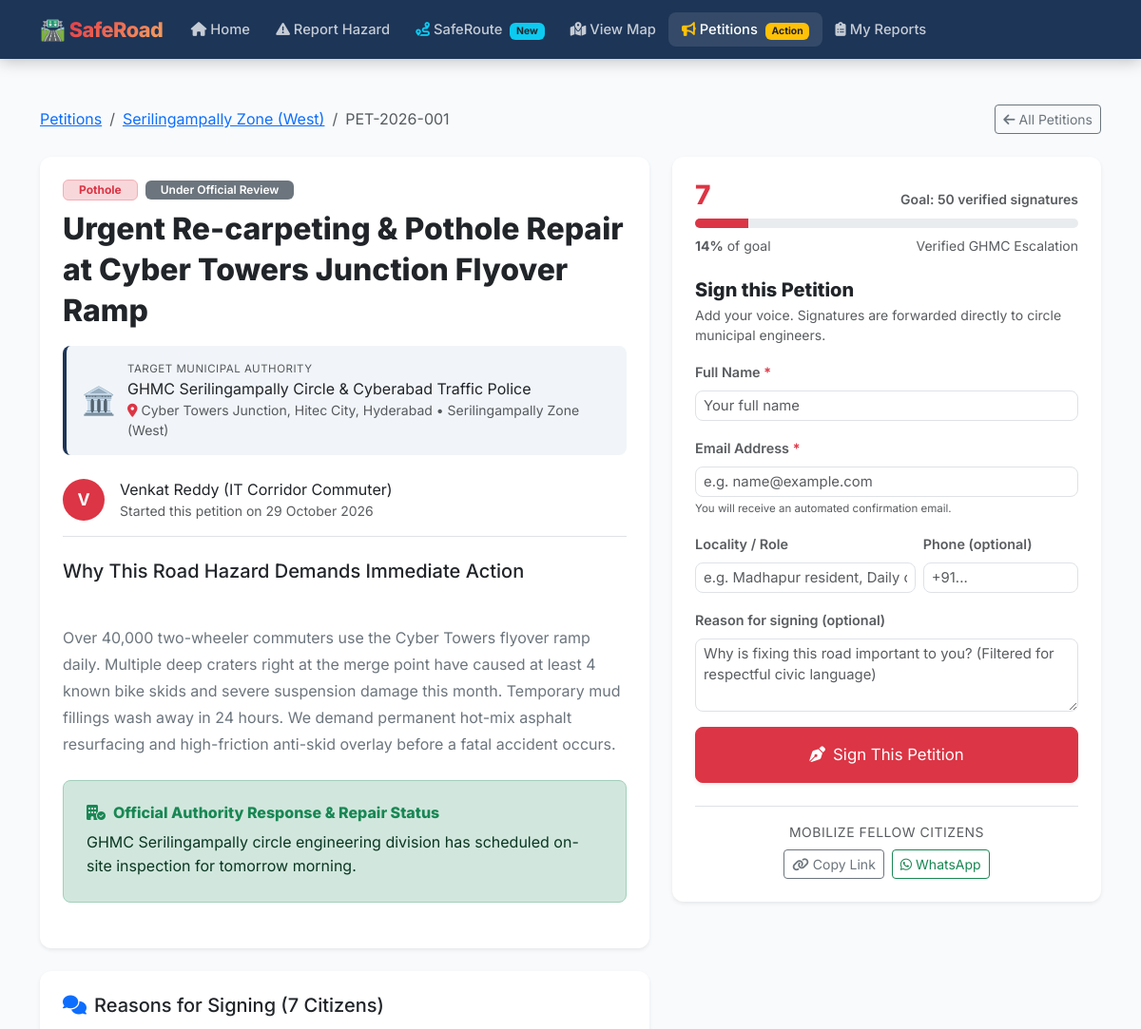
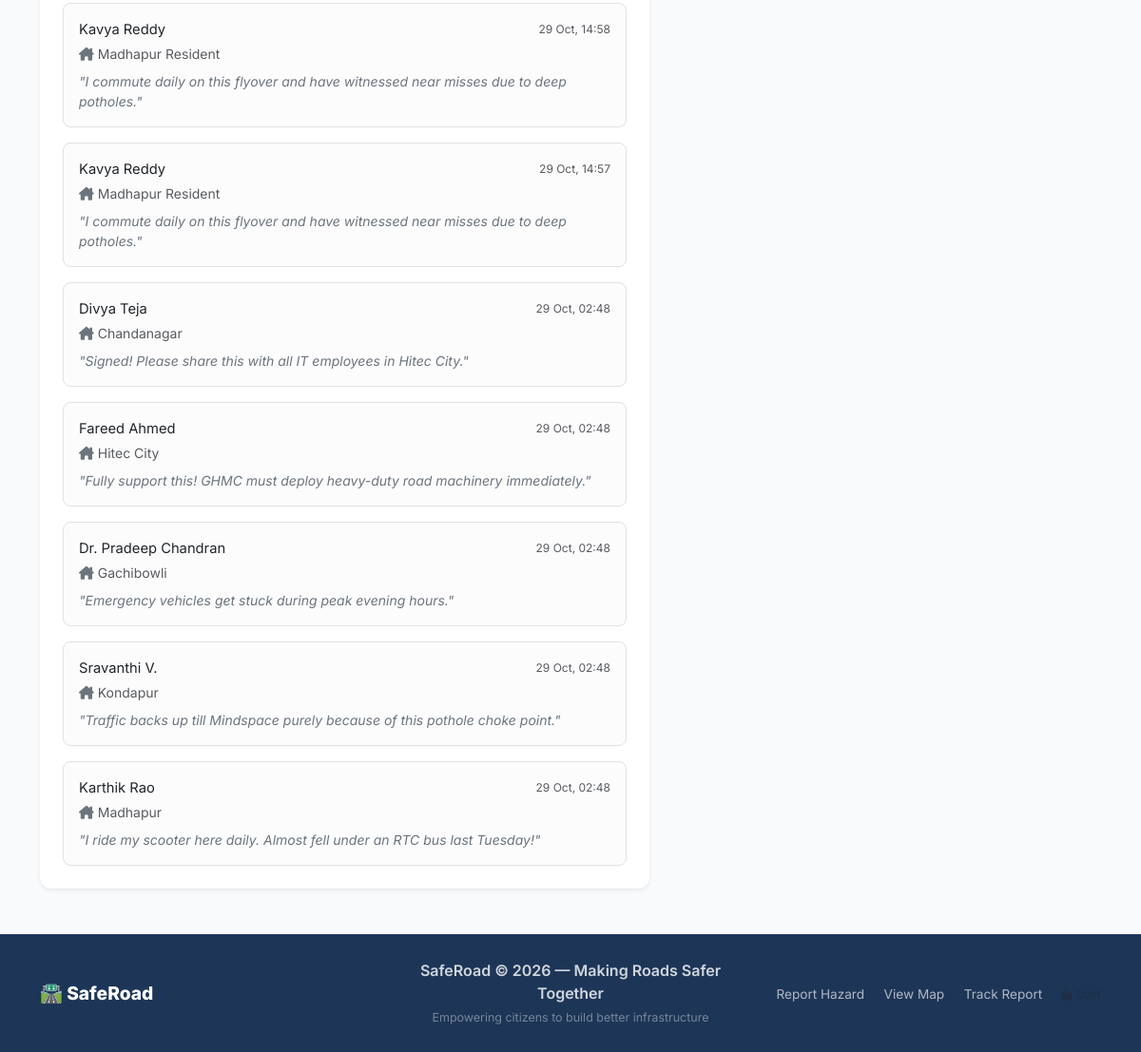
The page /petitions/PET-2026-001 on the database its author committed (2 pictures, top to bottom).
### models.py (models this page shows, shortened)
class Petition(db.Model):
    __tablename__ = 'petitions'
    id                 = db.Column(db.Integer, primary_key=True)
    petition_id        = db.Column(db.String(25), unique=True, nullable=False) # e.g. PET-2026-001
    title              = db.Column(db.String(255), nullable=False)
    story              = db.Column(db.Text, nullable=False) # Why this matters
    category           = db.Column(db.String(50), nullable=False)
    location_name      = db.Column(db.String(255), nullable=False)
    lat                = db.Column(db.Float, nullable=True)
    lng                = db.Column(db.Float, nullable=True)
    zone_id            = db.Column(db.String(50), default='serilingampally')
    zone_name          = db.Column(db.String(100), default='Serilingampally Zone (West)')
    target_authority   = db.Column(db.String(200), default='GHMC Circle Engineering Cell & Traffic Police')
    target_signatures  = db.Column(db.Integer, default=50) # Signature goal (e.g. 50, 100, 250)
    creator_name       = db.Column(db.String(100), nullable=False)
    creator_email      = db.Column(db.String(150), nullable=False)
    creator_phone      = db.Column(db.String(20), nullable=True)
    image_path         = db.Column(db.String(255), nullable=True)
    status             = db.Column(db.String(50), default='Active')
    report_id          = db.Column(db.String(25), nullable=True) # Optional link to Report ID SR-2026-xxx
    official_response  = db.Column(db.Text, nullable=True) # Authority note / repair resolution
    created_at         = db.Column(db.DateTime, default=datetime.utcnow)
    updated_at         = db.Column(db.DateTime, default=datetime.utcnow, onupdate=datetime.utcnow)
    signatures         = db.relationship('PetitionSignature', backref='petition', lazy=True, cascade='all, delete-orphan')
    @property
    def signature_count(self) -> int:
        return len(self.signatures)
    @property
    def progress_percent(self) -> int:
        if not self.target_signatures or self.target_signatures <= 0:
            return 100
        return min(100, int((len(self.signatures) / self.target_signatures) * 100))
    @property
    def category_label(self) -> str:
        return dict(HAZARD_CATEGORIES).get(self.category, self.category.replace('_', ' ').title())

class PetitionSignature(db.Model):
    __tablename__ = 'petition_signatures'
    id            = db.Column(db.Integer, primary_key=True)
    petition_id   = db.Column(db.Integer, db.ForeignKey('petitions.id'), nullable=False)
    signer_name   = db.Column(db.String(100), nullable=False)
    signer_email  = db.Column(db.String(150), nullable=False)
    signer_phone  = db.Column(db.String(20), nullable=True)
    locality      = db.Column(db.String(100), nullable=True) # e.g. "Madhapur resident", "Daily commuter"
    comment       = db.Column(db.Text, nullable=True) # "Reason for signing"
    signed_at     = db.Column(db.DateTime, default=datetime.utcnow)

### app.py (the view)
    @app.route('/petitions/<string:petition_id>', methods=['GET'])
    def petition_detail(petition_id: str):
        pet = Petition.query.filter_by(petition_id=petition_id.strip()).first()
        if not pet:
            abort(404)
        return render_template('petitions/detail.html', petition=pet)

### templates/petitions/detail.html (shortened to what this page needs)
{% extends "base.html" %}
{% block content %}
<section class="petition-detail-page py-5" style="background:#f8fafc; min-height:85vh;">
  <div class="container-xl">
    <div class="d-flex justify-content-between align-items-center mb-4 flex-wrap gap-2">
      <nav aria-label="breadcrumb">
        <ol class="breadcrumb mb-0 small">
          <li class="breadcrumb-item"><a href="{{ url_for('petitions_list') }}">Petitions</a></li>
          <li class="breadcrumb-item"><a href="{{ url_for('petitions_list') }}?zone={{ petition.zone_id }}">{{ petition.zone_name }}</a></li>
          <li class="breadcrumb-item active">{{ petition.petition_id }}</li>
        </ol>
      </nav>
      <div>
        <a href="{{ url_for('petitions_list') }}" class="btn btn-sm btn-outline-secondary">
          <i class="fa fa-arrow-left me-1"></i>All Petitions
        </a>
      </div>
    </div>
    <div class="row g-4">
      <div class="col-lg-7">
        <div class="card border-0 shadow-sm p-4 mb-4" style="border-radius:12px; background:#fff;">
          <div class="d-flex align-items-center gap-2 mb-2 flex-wrap">
            <span class="badge bg-danger-subtle text-danger border border-danger-subtle px-3 py-1 fw-700">
              {{ petition.category_label }}
            </span>
            <span class="badge {% if petition.status == 'Victorious / Repaired' %}bg-success{% elif petition.status == 'Milestone Reached' %}bg-warning text-dark{% else %}bg-secondary{% endif %} px-3 py-1 fw-600">
              {{ petition.status }}
            </span>
          </div>
          <h2 class="fw-800 text-dark mb-3" style="line-height:1.35;">
            {{ petition.title }}
          </h2>
          <div class="p-3 rounded-3 mb-4 d-flex align-items-center" style="background:#f1f5f9; border-left:4px solid #1d3557;">
            <div style="font-size:1.8rem; margin-right:12px;">🏛️</div>
            <div>
              <div class="small text-muted text-uppercase fw-700" style="font-size:0.72rem; letter-spacing:0.5px;">Target Municipal Authority</div>
              <div class="fw-700 text-dark">{{ petition.target_authority }}</div>
              <div class="text-muted small"><i class="fa fa-location-dot me-1 text-danger"></i>{{ petition.location_name }} &bull; {{ petition.zone_name }}</div>
            </div>
          </div>
          <div class="d-flex align-items-center gap-3 mb-4 pb-3 border-bottom">
            <div class="rounded-circle d-flex align-items-center justify-content-center bg-danger text-white fw-bold"
                 style="width:44px; height:44px; font-size:1.1rem;">
              {{ petition.creator_name[0] | upper }}
            </div>
            <div>
              <div class="fw-700 text-dark">{{ petition.creator_name }}</div>
              <div class="text-muted small">Started this petition on {{ petition.created_at.strftime('%d %B %Y') if petition.created_at else 'Recently' }}</div>
            </div>
          </div>
          <h5 class="fw-700 text-dark mb-3">Why This Road Hazard Demands Immediate Action</h5>
          <div class="petition-story-body text-secondary mb-4" style="font-size:1rem; line-height:1.75; white-space:pre-line;">
            {{ petition.story }}
          </div>
          {% if petition.official_response %}
          <div class="p-4 rounded-3 mb-4" style="background:#d1e7dd; border:1px solid #a3cfbb;">
            <h6 class="fw-800 text-success mb-2">
              <i class="fa fa-building-circle-check me-2"></i>Official Authority Response &amp; Repair Status
            </h6>
            <p class="mb-0 text-success-emphasis" style="line-height:1.6;">
              {{ petition.official_response }}
            </p>
          </div>
          {% endif %}
        </div>
        <div class="card border-0 shadow-sm p-4" style="border-radius:12px; background:#fff;">
          <h5 class="fw-700 text-dark mb-3">
            <i class="fa fa-comments me-2 text-primary"></i>Reasons for Signing ({{ petition.signature_count }} Citizens)
          </h5>
          <div id="signaturesList" class="d-flex flex-column gap-3">
            {% if petition.signatures %}
              {% for sig in petition.signatures | sort(attribute='signed_at', reverse=True) %}
              <div class="p-3 rounded-3 border" style="background:#fcfcfd;">
                <div class="d-flex justify-content-between align-items-center mb-1">
                  <div class="fw-700 text-dark" style="font-size:0.92rem;">{{ sig.signer_name }}</div>
                  <small class="text-muted" style="font-size:0.75rem;">{{ sig.signed_at.strftime('%d %b, %H:%M') if sig.signed_at else '' }}</small>
                </div>
                <div class="text-muted small mb-2"><i class="fa fa-house-chimney me-1 text-secondary"></i>{{ sig.locality or 'Concerned Resident' }}</div>
                {% if sig.comment %}
                <p class="text-secondary small mb-0 fst-italic" style="line-height:1.5;">
                  "{{ sig.comment }}"
                </p>
                {% endif %}
              </div>
              {% endfor %}
            {% else %}
              <p class="text-muted small fst-italic mb-0">No signatures yet. Be the very first to sign and make this road safer!</p>
            {% endif %}
          </div>
        </div>
      </div>
      <div class="col-lg-5">
        <div class="card border-0 shadow-sm p-4 sticky-top" style="top:90px; border-radius:12px; background:#fff;">
          <div class="mb-4">
            <div class="d-flex justify-content-between align-items-baseline mb-2">
              <h3 class="fw-800 text-danger mb-0" id="liveSigCount">{{ petition.signature_count }}</h3>
              <span class="text-muted small fw-600">Goal: {{ petition.target_signatures }} verified signatures</span>
            </div>
            <div class="progress mb-2" style="height:10px; border-radius:5px; background:#e9ecef;">
              <div id="liveProgressBar" class="progress-bar {% if petition.progress_percent >= 100 %}bg-success{% else %}bg-danger{% endif %}"
                   style="width: {{ petition.progress_percent }}%; transition:width 0.4s ease;"></div>
            </div>
            <div class="d-flex justify-content-between small text-muted">
              <span id="liveProgressPercent"><strong>{{ petition.progress_percent }}%</strong> of goal</span>
              <span>Verified GHMC Escalation</span>
            </div>
          </div>
          <h5 class="fw-800 text-dark mb-1">Sign this Petition</h5>
          <p class="text-muted small mb-3">Add your voice. Signatures are forwarded directly to circle municipal engineers.</p>
          <form id="signForm" method="POST" action="{{ url_for('sign_petition', petition_id=petition.petition_id) }}">
            <div class="mb-3">
              <label class="form-label small fw-700 text-muted">Full Name <span class="text-danger">*</span></label>
              <input type="text" name="name" id="signerName" class="form-control form-control-sm" placeholder="Your full name" required>
            </div>
            <div class="mb-3">
              <label class="form-label small fw-700 text-muted">Email Address <span class="text-danger">*</span></label>
              <input type="email" name="email" id="signerEmail" class="form-control form-control-sm" placeholder="e.g. name@example.com" required>
              <div class="form-text" style="font-size:0.72rem;">You will receive an automated confirmation email.</div>
            </div>
            <div class="row g-2 mb-3">
              <div class="col-7">
                <label class="form-label small fw-700 text-muted">Locality / Role</label>
                <input type="text" name="locality" id="signerLocality" class="form-control form-control-sm" placeholder="e.g. Madhapur resident, Daily commuter">
              </div>
              <div class="col-5">
                <label class="form-label small fw-700 text-muted">Phone (optional)</label>
                <input type="tel" name="phone" id="signerPhone" class="form-control form-control-sm" placeholder="+91...">
              </div>
            </div>
            <div class="mb-3">
              <label class="form-label small fw-700 text-muted">Reason for signing (optional)</label>
              <textarea name="comment" id="signerComment" class="form-control form-control-sm" rows="3"
                        placeholder="Why is fixing this road important to you? (Filtered for respectful civic language)"></textarea>
            </div>
            <button type="submit" id="signSubmitBtn" class="btn btn-danger w-100 fw-700 py-3 shadow-sm"
                    style="border-radius:8px; font-size:1.05rem;">
              <i class="fa fa-pen-nib me-2"></i>Sign This Petition
            </button>
          </form>
          <div class="mt-4 pt-3 border-top text-center">
            <span class="small fw-700 text-muted text-uppercase d-block mb-2" style="letter-spacing:0.5px;">Mobilize Fellow Citizens</span>
            <div class="d-flex justify-content-center gap-2">
              <button type="button" class="btn btn-sm btn-outline-secondary" onclick="copyPetitionLink()">
                <i class="fa fa-link me-1"></i>Copy Link
              </button>
              <a href="https://api.whatsapp.com/send?text={{ ('Sign this road safety petition on SafeRoad: ' ~ petition.title ~ ' ' ~ request.url) | urlencode }}"
                 target="_blank" class="btn btn-sm btn-outline-success">
                <i class="fa-brands fa-whatsapp me-1"></i>WhatsApp
              </a>
            </div>
          </div>
        </div>
      </div>
    </div>
  </div>
</section>
{% endblock %}

### static/css/style.css (style rules this page uses)
:root { --primary: #e63946; --secondary: #457b9d; --dark: #1d3557; --success: #2a9d8f; --warning: #f4a261; --light-bg: #f8f9fa; --card-shadow: 0 4px 20px rgba(0,0,0,0.08); --card-shadow-hover: 0 8px 32px rgba(0,0,0,0.15); --radius: 12px; --transition: 0.3s ease; }
*, *::before, *::after { box-sizing: border-box; }
html { scroll-behavior: smooth; }
body { font-family: 'Inter', sans-serif; background: #f4f6f9; color: #2d2d2d; display: flex; flex-direction: column; min-height: 100vh; }
.fw-800 { font-weight: 800; }
.fw-600 { font-weight: 600; }
.form-label { font-weight: 600; font-size: 0.9rem; color: #344055; }
.form-control, .form-select { border-radius: 8px; border: 1.5px solid #dee2e6; font-size: 0.93rem; transition: border-color var(--transition), box-shadow var(--transition); }

### rows shown on the page
Petition: zone_name "Serilingampally Zone (West)", petition_id "PET-2026-001", category_label "Pothole", status "Under Official Review", title "Urgent Re-carpeting & Pothole Repair at Cyber Towers Junction Flyover Ramp", target_authority "GHMC Serilingampally Circle & Cyberabad Traffic Police", location_name "Cyber Towers Junction, Hitec City, Hyderabad", creator_name "V", creator_name "Venkat Reddy (IT Corridor Commuter)", created_at "29 October 2026", story "Over 40,000 two-wheeler commuters use the Cyber Towers flyover ramp daily. Multiple deep craters right at the merge point have caused at least 4 known bike skids and severe suspension damage this month. Temporary mud fillings wash away in 24 hours. We demand permanent hot-mix asphalt resurfacing and high-friction anti-skid overlay before a fatal accident occurs.", official_response "GHMC Serilingampally circle engineering division has scheduled on-site inspection for tomorrow morning.", target_signatures "50", progress_percent "14"
PetitionSignature: signer_name "Kavya Reddy", signed_at "29 Oct, 14:58", locality "Madhapur Resident", comment "I commute daily on this flyover and have witnessed near misses due to deep potholes."
PetitionSignature: signer_name "Kavya Reddy", signed_at "29 Oct, 14:57", locality "Madhapur Resident", comment "I commute daily on this flyover and have witnessed near misses due to deep potholes."
PetitionSignature: signer_name "Divya Teja", signed_at "29 Oct, 02:48", locality "Chandanagar", comment "Signed! Please share this with all IT employees in Hitec City."
PetitionSignature: signer_name "Fareed Ahmed", signed_at "29 Oct, 02:48", locality "Hitec City", comment "Fully support this! GHMC must deploy heavy-duty road machinery immediately."
PetitionSignature: signer_name "Dr. Pradeep Chandran", signed_at "29 Oct, 02:48", locality "Gachibowli", comment "Emergency vehicles get stuck during peak evening hours."
PetitionSignature: signer_name "Sravanthi V.", signed_at "29 Oct, 02:48", locality "Kondapur", comment "Traffic backs up till Mindspace purely because of this pothole choke point."
PetitionSignature: signer_name "Karthik Rao", signed_at "29 Oct, 02:48", locality "Madhapur", comment "I ride my scooter here daily. Almost fell under an RTC bus last Tuesday!"

### other values the page prints
{{ petition.signature_count }} "7"
